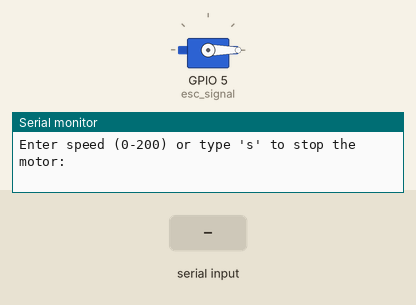
Simulated run of this sketch. Board: ESP32. On the bench: servo, the last lines printed to the serial monitor. The inputs (shaded band) are chosen by the test bench.

Above: at 4.2 s.
4.3 s: "90,45\n" received over Serial
At 4.8 s:
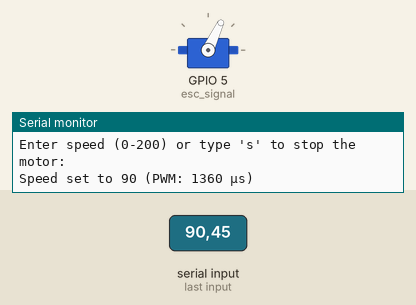
5.8 s: "30,150\n" received over Serial
At 7.0 s:
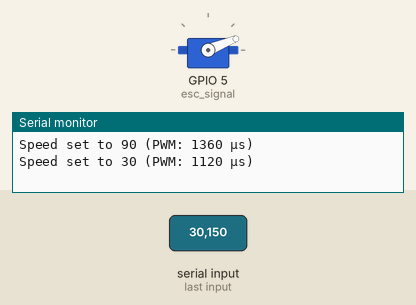
7.3 s: "200\n" received over Serial
At 8.3 s:
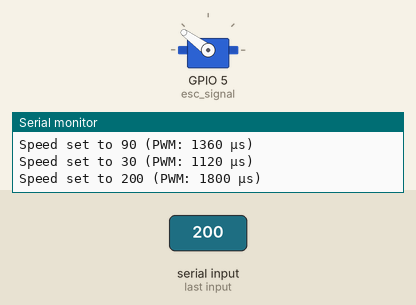
8.8 s: "90\n" received over Serial
At 9.4 s:
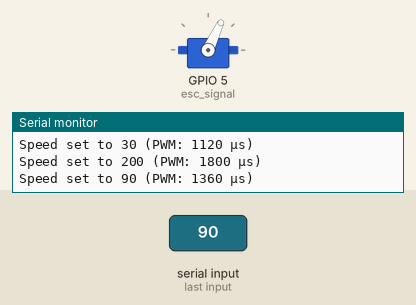
Timing chart, 0 to 11.3 s (numbered marks = the images above; inputs shaded):
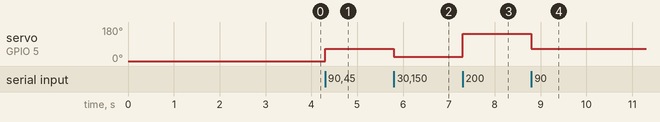

The sketch:

esp32_motor.ino
```cpp
#include <ESP32Servo.h>

Servo esc_signal;
int speedValue;

void setup()
{
  Serial.begin(115200);

  esc_signal.setPeriodHertz(50);  // 50Hz for ESC
  esc_signal.attach(5, 1000, 2000);  // GPIO13, min/max µs for ESC

  esc_signal.writeMicroseconds(1000);  // Arming signal
  delay(3000);

  Serial.println("Enter speed (0-200) or type 's' to stop the motor:");
}

void loop()
{
  if (Serial.available() > 0)
  {
    String input = Serial.readStringUntil('\n');
    input.trim();

    if (input.equalsIgnoreCase("s"))
    {
      esc_signal.writeMicroseconds(1000);
      Serial.println("Motor stopped.");
    }
    else
    {
      speedValue = input.toInt();
      if (speedValue >= 0 && speedValue <= 200)
      {
        int pulse = map(speedValue, 0, 200, 1000, 1800);
        esc_signal.writeMicroseconds(pulse);
        Serial.print("Speed set to ");
        Serial.print(speedValue);
        Serial.print(" (PWM: ");
        Serial.print(pulse);
        Serial.println(" µs)");
      }
      else
      {
        Serial.println("Invalid input! Enter 0-200 or 's' to stop.");
      }
    }
  }
}
```

Measured:
- after the input at 4.3 s, servo on GPIO 5 (esc_signal): 0° → 65° at once
- after the input at 5.8 s, servo on GPIO 5 (esc_signal): 65° → 22° at once
- after the input at 7.3 s, servo on GPIO 5 (esc_signal): 22° → 144° at once
- after the input at 8.8 s, servo on GPIO 5 (esc_signal): 144° → 65° at once
